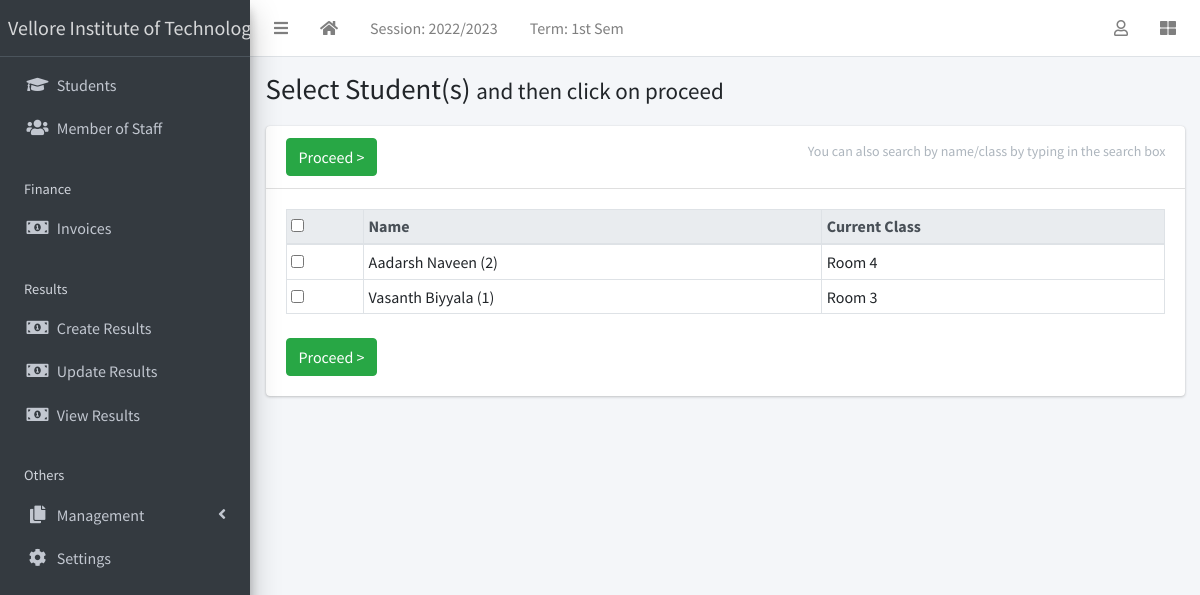
The page /result/create/ (signed in) on the database its author committed.
### apps/corecode/models.py (models this page shows, shortened)
class AcademicSession(models.Model):
    name = models.CharField(max_length=200, unique=True)
    current = models.BooleanField(default=True)
    class Meta:
        ordering = ["-name"]

class AcademicTerm(models.Model):
    name = models.CharField(max_length=20, unique=True)
    current = models.BooleanField(default=True)
    class Meta:
        ordering = ["name"]

class SiteConfig(models.Model):
    key = models.SlugField()
    value = models.CharField(max_length=200)

class StudentClass(models.Model):
    name = models.CharField(max_length=200, unique=True)
    class Meta:
        verbose_name = "Class"
        verbose_name_plural = "Classes"
        ordering = ["name"]
    def __str__(self):
        return self.name

### apps/students/models.py (models this page shows, shortened)
class Student(models.Model):
    STATUS_CHOICES = [("active", "Active"), ("inactive", "Inactive")]
    GENDER_CHOICES = [("male", "Male"), ("female", "Female")]
    current_status = models.CharField(
        max_length=10, choices=STATUS_CHOICES, default="active"
    )
    registration_number = models.CharField(max_length=200, unique=True)
    surname = models.CharField(max_length=200)
    firstname = models.CharField(max_length=200)
    other_name = models.CharField(max_length=200, blank=True)
    gender = models.CharField(max_length=10, choices=GENDER_CHOICES, default="male")
    date_of_birth = models.DateField(default=timezone.now)
    current_class = models.ForeignKey(
        StudentClass, on_delete=models.SET_NULL, blank=True, null=True
    )
    date_of_admission = models.DateField(default=timezone.now)
    mobile_num_regex = RegexValidator(
        regex="^[0-9]{10,15}$", message="Entered mobile number isn't in a right format!"
    )
    parent_mobile_number = models.CharField(
        validators=[mobile_num_regex], max_length=13, blank=True
    )
    address = models.TextField(blank=True)
    others = models.TextField(blank=True)
    passport = models.ImageField(blank=True, upload_to="students/passports/")
    class Meta:
        ordering = ["surname", "firstname", "other_name"]
    def __str__(self):
        return f"{self.surname} {self.firstname} {self.other_name} ({self.registration_number})"

### apps/result/views.py (the view, shortened to what this page needs)
# urls.py: path("create/", create_result, name="create-result"),
@login_required
def create_result(request):
    students = Student.objects.all()
    return render(request, "result/create_result.html", {"students": students})

### apps/corecode/context_processors.py (called while the page is built)
def site_defaults(request):
    current_session = AcademicSession.objects.get(current=True)
    current_term = AcademicTerm.objects.get(current=True)
    vals = SiteConfig.objects.all()
    contexts = {
        "current_session": current_session.name,
        "current_term": current_term.name,
    }
    for val in vals:
        contexts[val.key] = val.value
    return contexts

### apps/result/templates/result/create_result.html (shortened to what this page needs)
{% extends 'base.html' %}
{% block title %}
  Select Student(s) <span class="small">and then click on proceed</span>
{% endblock title %}
{% block content-header %}
  <form method="POST">
  <div class="card-header">
    <h3 class="card-title">
      <input type="submit" class="btn btn-success" value="Proceed >">
    </h3>
    <div class="card-tools">
      <p class="small btn btn-tool">You can also search by name/class by typing in the search box</p>
    </div>
  </div>
{% endblock content-header %}
{% block content %}
  <table id="studenttable" class="table table-sm table-bordered" data-page-length='100'>
    <thead class="thead-light">
      <tr>
        <th><input type="checkbox" id="selecter"></th>
        <th>Name</th>
        <th>Current Class</th>
      </tr>
    </thead>
    <tbody>
      {% for student in students %}
        <tr>
          <td><input type="checkbox" id="{{ student.id }}" name="students" value="{{ student.id}}"></td>
          <td>{{student}} </td>
          <td>{{student.current_class}}</td>
        </tr>
      {% endfor %}
    </tbody>
  </table>
  <input type="submit" class="btn btn-success mt-2" value="Proceed >">
</form>
{% endblock content %}

### templates/base.html (shortened to what this page needs)
{% load static %}
<!DOCTYPE html>
<html lang="en">
<head>
  <link rel="stylesheet" href="{% static 'plugins/fontawesome-free/css/all.min.css' %}">
  <link rel="stylesheet" href="{% static 'plugins/toastr/toastr.min.css' %}">
  <link rel="stylesheet"
    href="{% static 'plugins/overlayScrollbars/css/OverlayScrollbars.min.css' %}">
  <link rel="stylesheet" href="{% static 'plugins/Datatables/datatables.min.css' %}" />
  <link rel="stylesheet" href="{% static 'dist/css/adminlte.min.css' %}">
</head>
<body
  class="hold-transition sidebar-mini layout-fixed layout-navbar-fixed layout-footer-fixed">
  <div class="wrapper">
    <nav class="main-header navbar navbar-expand navbar-white navbar-light">
      <ul class="navbar-nav">
        <li class="nav-item">
          <a class="nav-link" data-widget="pushmenu" href="#" role="button"><i
              class="fas fa-bars"></i></a>
        </li>
        <li class="nav-item d-none d-sm-inline-block">
          <a href="{% url 'home' %} " class="nav-link"><i class="fa fa-home"></i></a>
        </li>
        <li class="nav-item d-none d-sm-inline-block">
          <a href="{% url 'current-session' %}" class="nav-link">Session: {{ current_session }}</a>
        </li>
        <li class="nav-item d-none d-sm-inline-block">
          <a href="{% url 'current-session' %}" class="nav-link">Term: {{ current_term }}</a>
        </li>
      </ul>
      <ul class="navbar-nav ml-auto">
        <li class="nav-item dropdown">
          <a class="nav-link" data-toggle="dropdown" href="#">
            <i class="far fa-user"></i>
          </a>
        </li>
        <li class="nav-item">
          <a class="nav-link" data-widget="control-sidebar" data-slide="true"
            href="#" role="button"><i class="fas fa-th-large"></i></a>
        </li>
      </ul>
    </nav>
    <aside class="main-sidebar sidebar-dark-primary elevation-4">
      <a href="{% url 'home' %}" class="brand-link">{{ school_name | default:"MySchool" }}</a>
      <div class="sidebar">
        <nav class="mt-2">
          <ul class="nav nav-pills nav-sidebar flex-column"
            data-widget="treeview" role="menu" data-accordion="false">
            <li class="nav-item">
              <a href="{% url 'student-list' %}" class="nav-link">
                <i class="nav-icon fas fa-graduation-cap"></i>
                <p>
                  Students
                </p>
              </a>
            </li>
            <li class="nav-item">
              <a href="{% url 'staff-list' %}" class="nav-link">
                <i class="nav-icon fas fa-users"></i>
                <p>
                  Member of Staff
                </p>
              </a>
            </li>
            <li class="nav-header">Finance</li>
            <li class="nav-item">
              <a href="{% url 'invoice-list' %}" class="nav-link">
                <i class="nav-icon fas fa-money-bill-alt"></i>
                <p>
                  Invoices
                </p>
              </a>
            </li>
            <li class="nav-header">Results</li>
            <li class="nav-item">
              <a href="{% url 'create-result' %}" class="nav-link">
                <i class="nav-icon fas fa-money-bill-alt"></i>
                <p>
                  Create Results
                </p>
              </a>
            </li>
            <li class="nav-item">
              <a href="{% url 'edit-results' %}" class="nav-link">
                <i class="nav-icon fas fa-money-bill-alt"></i>
                <p>
                  Update Results
                </p>
              </a>
            </li>
            <li class="nav-item">
              <a href="{% url 'view-results' %}" class="nav-link">
                <i class="nav-icon fas fa-money-bill-alt"></i>
                <p>
                  View Results
                </p>
              </a>
            </li>
            <li class="nav-header">Others</li>
            <li class="nav-item has-treeview">
              <a href="#" class="nav-link">
                <i class="nav-icon fas fa-copy"></i>
                <p>
                  Management
                  <i class="fas fa-angle-left right"></i>
                </p>
              </a>
            </li>
            <li class="nav-item">
              <a href="{% url 'configs' %}" class="nav-link">
                <i class="nav-icon fas fa-cog"></i>
                <p>
                  Settings
                </p>
              </a>
            </li>
          </ul>
        </nav>
      </div>
    </aside>
    <div class="content-wrapper">
      <section class="content-header">
        <div class="container-fluid">
          <div class="row mb-1">
            <div class="col-sm-8">
              <h1>{% block title %}{% endblock title %}</h1>
            </div>
            <div class="col-sm-4">
            </div>
          </div>
        </div>
      </section>
      <section class="content">
        <div class="container-fluid">
          <div class="row">
            <div class="col-md-12">
              {% block fullcard %}
              <div class="card">
                {% block content-header %}{% endblock content-header %}
                <div class="card-body">
                  <div class="row">
                    <div class="col">
                      {% block content %}
                      {% endblock content %}
                    </div>
                  </div>
                </div>
              </div>
              {% endblock fullcard %}
            </div>
          </div>
</body>
</html>

### rows shown on the page
AcademicSession: name "2022/2023"
AcademicTerm: name "1st Sem"
SiteConfig: value "Vellore Institute of…"
Student: surname+firstname+other_name "Aadarsh Naveen (2)", current_class "Room 4"
Student: surname+firstname+other_name "Vasanth Biyyala (1)", current_class "Room 3"
